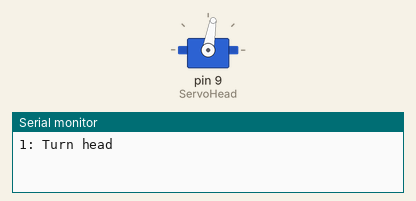
The sketch below on a simulated Arduino Uno, built with avr-gcc and run on an emulated ATmega328P. Shown: servo, the last lines printed to the serial monitor.

Above: at 2.05 s.
At 6.05 s:
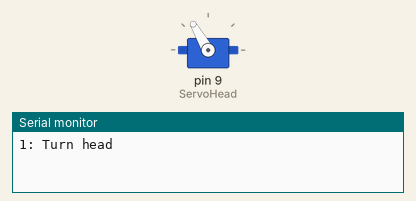
At 9.55 s:
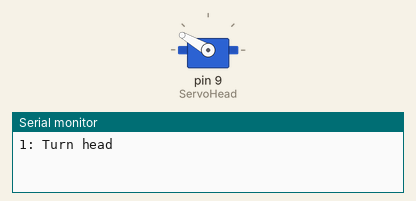
At 17.15 s:
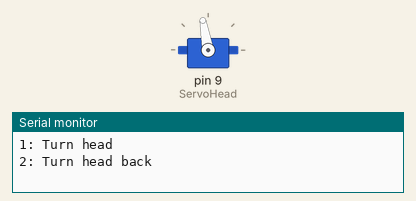
Timing chart, 0 to 24.4 s (numbered marks = the images above):
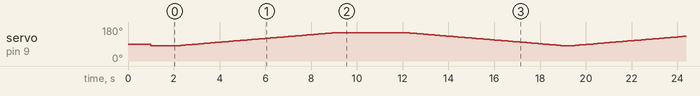

The sketch:

Test_Move_Head.ino
```cpp
#include <Servo.h>

Servo ServoHead;     // pin9

void setup() {
  ServoHead.attach(9);

  Serial.begin(9600);
  delay(1000);
  ServoHead.write(80);
  delay(1000);
}

void moveServo(Servo &servo, int startPos, int endPos, int delayTime) {
  int pos = 0;
  if (startPos < endPos) {
    for (pos = startPos; pos <= endPos; pos += 1) {
      servo.write(pos);
      delay(delayTime);
    }
  }
  else
  {
    for (pos = startPos; pos >= endPos; pos -= 1) {
      servo.write(pos);
      delay(delayTime);
    }
  }
}

void loop() {
  Serial.println("1: Turn head");
  moveServo(ServoHead, 80, 150, 100);
  delay(3000);
  Serial.println("2: Turn head back");
  moveServo(ServoHead, 150, 80, 100);

}
```
